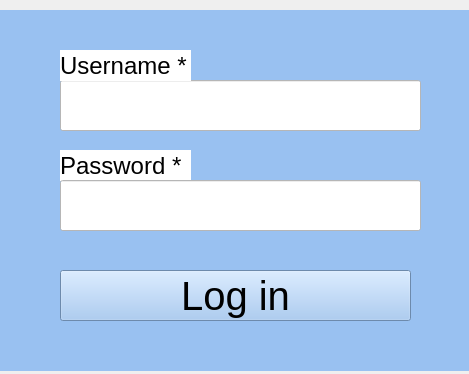
<?xml version="1.0" encoding="UTF-8"?>
<ui version="4.0">
 <class>mainlogin</class>
 <widget class="QMainWindow" name="mainlogin">
  <property name="geometry">
   <rect>
    <x>0</x>
    <y>0</y>
    <width>469</width>
    <height>374</height>
   </rect>
  </property>
  <property name="windowTitle">
   <string>MainWindow</string>
  </property>
  <widget class="QWidget" name="centralwidget">
   <widget class="QWidget" name="widget" native="true">
    <property name="geometry">
     <rect>
      <x>0</x>
      <y>10</y>
      <width>471</width>
      <height>361</height>
     </rect>
    </property>
    <property name="styleSheet">
     <string notr="true">background-color: rgb(153, 193, 241);</string>
    </property>
    <widget class="QLineEdit" name="lloginUsername">
     <property name="geometry">
      <rect>
       <x>60</x>
       <y>70</y>
       <width>361</width>
       <height>51</height>
      </rect>
     </property>
     <property name="font">
      <font>
       <pointsize>20</pointsize>
      </font>
     </property>
     <property name="styleSheet">
      <string notr="true">background-color: rgb(255, 255, 255);</string>
     </property>
    </widget>
    <widget class="QLabel" name="label_5">
     <property name="geometry">
      <rect>
       <x>60</x>
       <y>140</y>
       <width>131</width>
       <height>31</height>
      </rect>
     </property>
     <property name="font">
      <font>
       <pointsize>18</pointsize>
      </font>
     </property>
     <property name="styleSheet">
      <string notr="true">background-color: rgb(255, 255, 255);</string>
     </property>
     <property name="text">
      <string>Password *</string>
     </property>
    </widget>
    <widget class="QLabel" name="label_4">
     <property name="geometry">
      <rect>
       <x>60</x>
       <y>40</y>
       <width>131</width>
       <height>31</height>
      </rect>
     </property>
     <property name="font">
      <font>
       <pointsize>18</pointsize>
      </font>
     </property>
     <property name="styleSheet">
      <string notr="true">background-color: rgb(255, 255, 255);</string>
     </property>
     <property name="text">
      <string>Username *</string>
     </property>
    </widget>
    <widget class="QLineEdit" name="loginpassword">
     <property name="geometry">
      <rect>
       <x>60</x>
       <y>170</y>
       <width>361</width>
       <height>51</height>
      </rect>
     </property>
     <property name="font">
      <font>
       <pointsize>20</pointsize>
      </font>
     </property>
     <property name="styleSheet">
      <string notr="true">background-color: rgb(255, 255, 255);</string>
     </property>
    </widget>
    <widget class="QPushButton" name="btnlogin">
     <property name="geometry">
      <rect>
       <x>60</x>
       <y>260</y>
       <width>351</width>
       <height>51</height>
      </rect>
     </property>
     <property name="font">
      <font>
       <pointsize>30</pointsize>
      </font>
     </property>
     <property name="text">
      <string>Log in</string>
     </property>
    </widget>
   </widget>
  </widget>
 </widget>
 <resources/>
 <connections/>
</ui>
